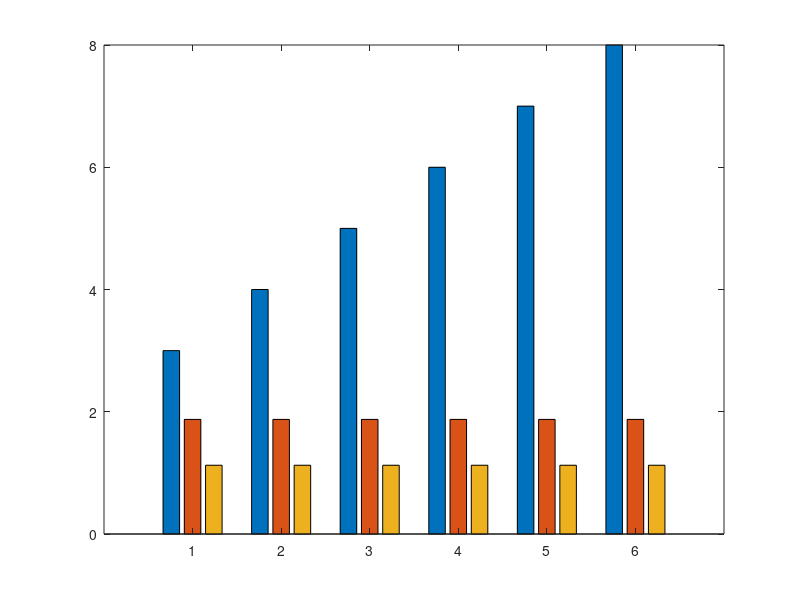

Source code (MATLAB): (Note: this script raises an error after producing the figure.)
%%%%%%%%%%%%%%%%%%%%%%%%%%%%%%%%%%%%%%%%%%%%%%%%%%%%%%%%%%%%%%%%%%%%%%%%%%
% probing_overhead.m
% Author: Ish Jain
% Date Created: Dec 1 2020
% Description: This script plots the channel sounding overhead for various
% algorithms in the context of 5G-NR
%%%%%%%%%%%%%%%%%%%%%%%%%%%%%%%%%%%%%%%%%%%%%%%%%%%%%%%%%%%%%%%%%%%%%%%%%%
clearvars
close all
plot_flag = 0;

%% Parameters
%----------------- From 5G-NR standard 3GPP TS 38.211, TS 38.213
Nlist = [8, 16, 32, 64, 128, 256];
ssb = 0.5; %ms
csirs = 0.125; %ms
num_refinement_per_ssb = 3;
ssbbased = 2*log2(Nlist)*ssb;
%-----------------

beam2 = 3*csirs * num_refinement_per_ssb;
beam3 = 5*csirs * num_refinement_per_ssb;
probe_all = [ssbbased;repmat(beam3,1,length(Nlist)); repmat(beam2,1,length(Nlist))];

figure(1); clf;
bar(probe_all.');
xticklabels(categorical(Nlist))
ylabel('Probing overhead (ms)')
xlabel('Number of antennas')
leg=legend('Vanilla 5G NR', 'mmReliable 3-beam', 'mmReliable 2-beam');
grid on;
set(leg,'fontsize',14, 'location', 'northwest');
set(gca, 'fontsize',16);
% set(findall(gca, 'Type', 'Line'),'LineWidth',2);
set(gcf,'PaperUnits', 'inches', 'paperposition', [0 0 6 3]) % Use 6,4 or 6,3 or 6,5 judiciously depending on space in the paper (2fig/column or 1fig/column)

if(plot_flag)
    saveas(gcf,fullfile('figures','probing_overhead.png')) 
end

